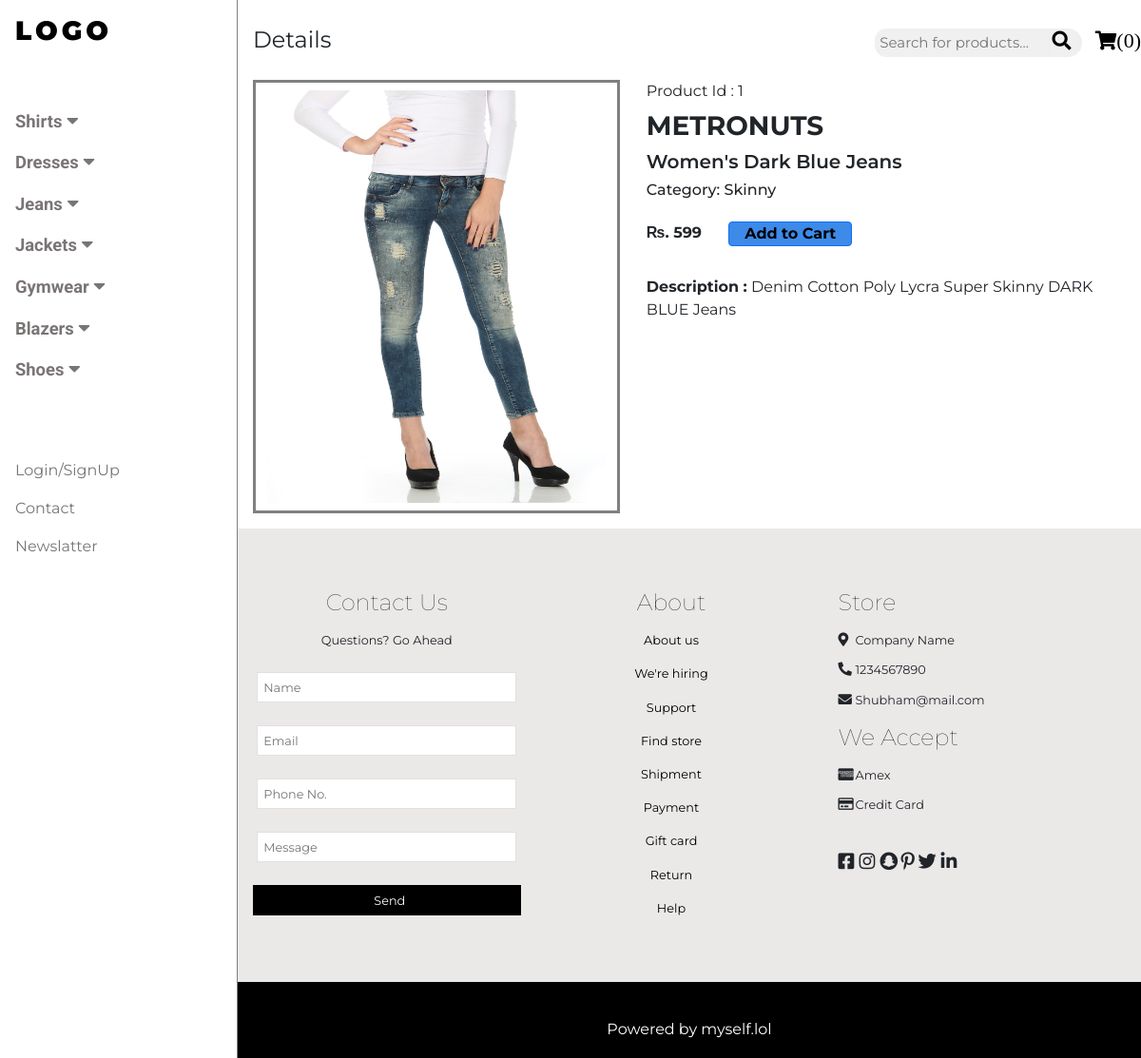
The app's page /proddetails/1/ with its own data.
### shop/models.py (models this page shows, shortened)
class product(models.Model):
    category=[('Shirts','Shirts'),('Jeans','Jeans'),('Jackets','Jackets'),('Gymwear','Gymwear'),('Blazers','Blazers'),('Shoes','Shoes')]
    subcategory=[('CasualShirts','Casual Shirt'),('FormalShirts','Formal Shirt'),('Skinny','Skinny'),('Regular','Regular'),('Slim','Slim'),('CasualShoes','Casual Shoes'),('SportShoes','Sport Shoes'),('FormalShoes','Formal Shoes')]
    Proid=models.IntegerField(primary_key=True)
    brand=models.CharField(max_length=20)
    name=models.CharField(max_length=50)
    cat=models.CharField(choices=category,max_length=7)
    subcat=models.CharField(choices=subcategory,max_length=12)
    desc=models.TextField(max_length=300)
    price=models.IntegerField()
    image=models.ImageField(upload_to='IMG/products/')

### shop/views.py (the view)
# urls.py: path("proddetails/<int:id>/",views.proddetails,name='proddetails'),
def proddetails(request,id):
    prod=product.objects.get(Proid=id)
    products={'prod':prod}
    return render(request,'proddetails.html',products)

### shop/templates/proddetails.html (shortened to what this page needs)
{% extends 'base.html' %}
{% block pagename %}Details{% endblock pagename %}
{% load static %}
{% block body %}
<div class="container detailcontainer mx-3">
  <div class="row w-100">
    <div class="col-5 mb-3 prodimgdiv" style="border: 3px solid gray ;"><img class="prodimg m-auto py-2" src="/media/{{prod.image}}" alt="image did not found..."></div>
    <div class="col-7 proddetaildiv"><div class="mx-3">
        Product Id : {{prod.Proid}}
        <h3 class="my-2" id="brandnameb{{prod.Proid}}" style="font-weight: bold;">{{prod.brand}}</h3>
        <h5 style="font-weight:600;" id="prodnameb{{prod.Proid}}">{{prod.name}}</h5>
        <h6>Category: {{prod.subcat}}</h6>
        <p style="font-weight: bold;display: inline-block;">&#8360;. <span id="priceb{{prod.Proid}}">{{prod.price}}</span></p>
        <span id="newbb{{prod.Proid}}" class="newb"><button id="b{{prod.Proid}}"
            class="fw-bold btn-primary btn mx-4 addcart"
            style="display: inline-block;background-color: rgb(61,138,232);color: black;height: max-content;">Add
            to Cart</button></span>
        <p><strong>Description :</strong> {{prod.desc}}</p>
    </div>
    </div>
  </div>
</div>
{% endblock body %}

### shop/static/CSS/Code.css (style rules this page uses)
* { margin: 0; padding: 0; }
html, body { font-family: "Montserrat", sans-serif; font-size: 1rem; line-height: 1.5; }
p { display: block; margin-block-start: 1em; margin-block-end: 1em; margin-inline-start: 0px; margin-inline-end: 0px; }
.btn { display: block; width: 130px; height: 50px; margin: 15px 0; background-color: black; padding: 0!important; }

### shop/templates/proddetails.html (style rules this page uses)
.prodimg { width: 100%; height: 450px; margin: auto; }
.prodimgdiv { padding: 0 12px; }

### records on screen
product: image (picture), Proid "1", brand "METRONUTS", name "Women's Dark Blue Jeans", subcat "Skinny", price "599", desc "Denim Cotton Poly Lycra Super Skinny DARK BLUE Jeans"
